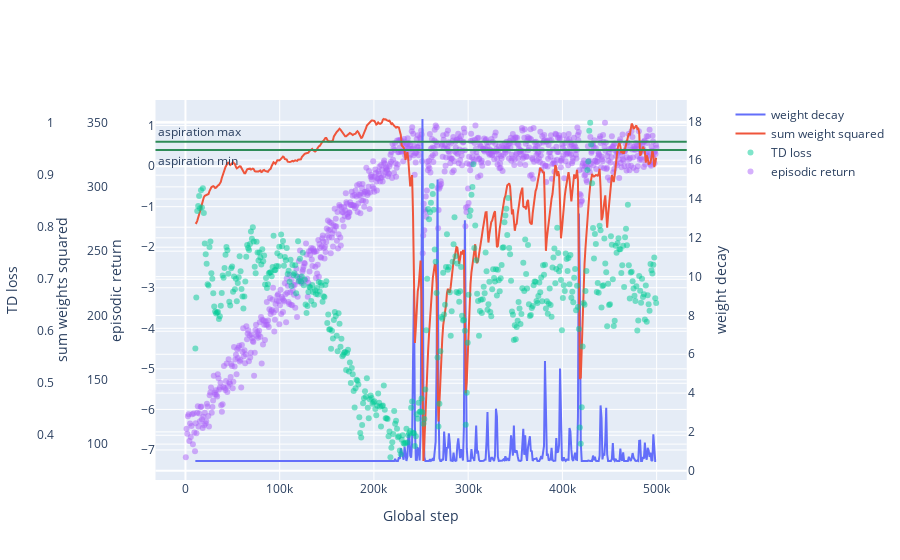

The notebook cell saved with this chart:
### Code cell
weight_decay_scheduler = SimpleWeightDecayScheduler( aspiration_min = 0.4,
                                                     aspiration_max = 0.6,
                                                     weight_decay_step_up = 1.01,
                                                     weight_decay_step_down = 1.01,
                                                     min_weight_decay = 0.01,
                                                     max_weight_decay = 100.,
                                                     smoothness=100 )
model = train(Args(), weight_decay_scheduler)
print("test_result", test(model, Args()))

### Figure 1 — Plotly figure (JSON) as saved in the notebook; plotly's stock layout.template omitted (floating-point values rounded to 4 significant figures; data arrays with more than 128 entries replaced by an {"elided": "..."} marker saying what was removed)
{"data": [{"name": "weight decay", "type": "scatter", "x": {"elided": "490 int values"}, "y": {"elided": "490 float values"}, "yaxis": "y2"}, {"name": "sum weight squared", "type": "scatter", "x": {"elided": "490 int values"}, "y": {"elided": "490 float values"}, "yaxis": "y3"}, {"marker": {"opacity": 0.5}, "mode": "markers", "name": "TD loss", "type": "scatter", "x": {"elided": "490 int values"}, "y": {"elided": "490 float values"}, "yaxis": "y4"}, {"marker": {"opacity": 0.5}, "mode": "markers", "name": "episodic return", "type": "scatter", "x": {"elided": "882 float values"}, "y": {"elided": "882 float values"}}], "layout": {"annotations": [{"showarrow": false, "text": "aspiration min", "x": 0, "xanchor": "left", "xref": "x domain", "y": 0.4, "yanchor": "top", "yref": "y"}, {"showarrow": false, "text": "aspiration max", "x": 0, "xanchor": "left", "xref": "x domain", "y": 0.6, "yanchor": "bottom", "yref": "y"}], "shapes": [{"line": {"color": "seagreen"}, "type": "line", "x0": 0, "x1": 1, "xref": "x domain", "y0": 0.4, "y1": 0.4, "yref": "y"}, {"line": {"color": "seagreen"}, "type": "line", "x0": 0, "x1": 1, "xref": "x domain", "y0": 0.6, "y1": 0.6, "yref": "y"}], "xaxis": {"domain": [0.1, 0.95], "title": {"text": "Global step"}}, "yaxis": {"title": {"text": "episodic return"}}, "yaxis2": {"overlaying": "y", "side": "right", "title": {"text": "weight decay"}}, "yaxis3": {"anchor": "free", "autoshift": true, "overlaying": "y", "title": {"text": "sum weights squared"}}, "yaxis4": {"anchor": "free", "autoshift": true, "overlaying": "y", "title": {"text": "TD loss"}}}}
